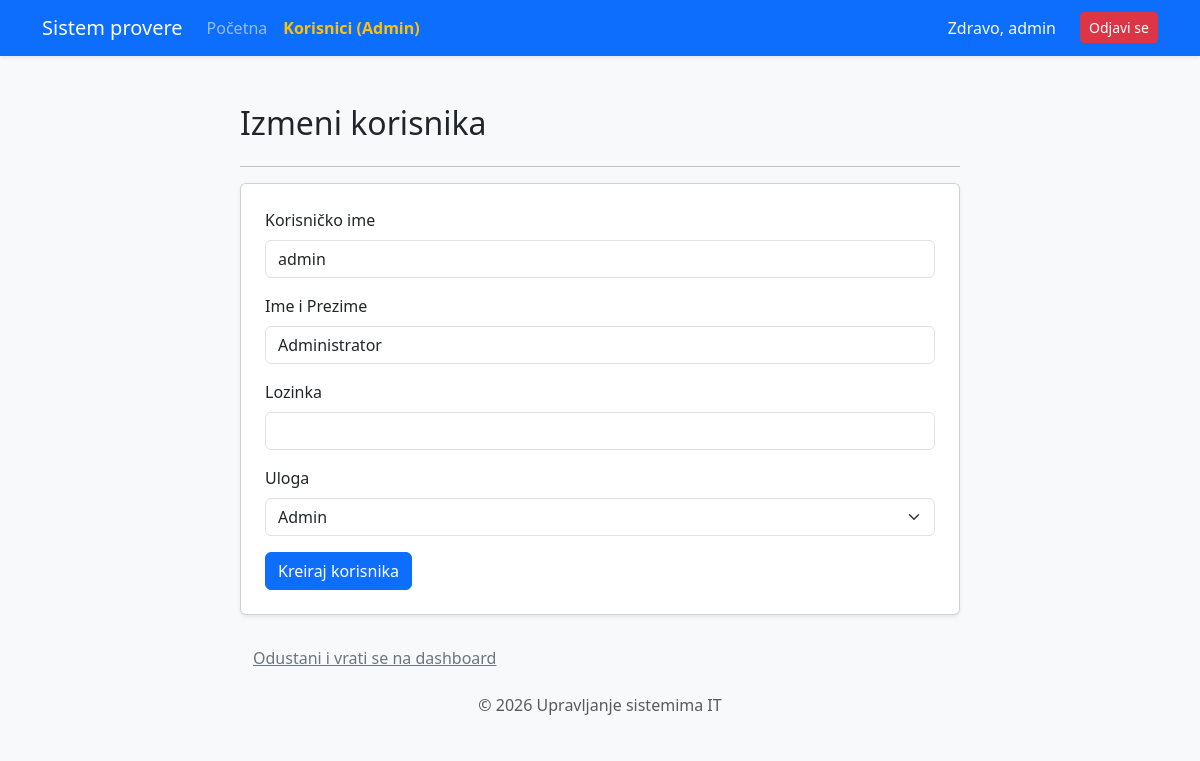
The app's page /edit_user/1 (signed in), older data.
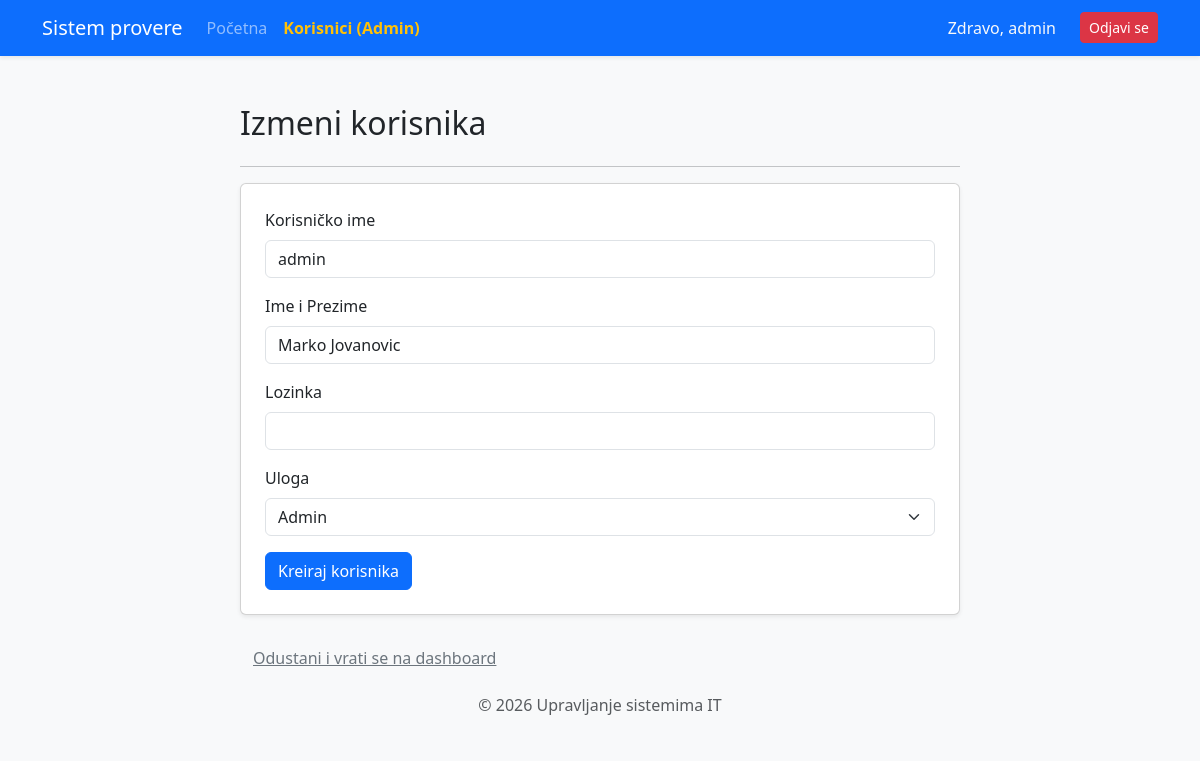
The same page, newer data.
### alchemy_classes.py (models this page shows)
class User(db.Model, UserMixin):
    __tablename__ = "user"
    id: Mapped[int] = mapped_column(Integer, primary_key=True)
    username: Mapped[str] = mapped_column(String(20), unique=True, nullable=False)
    password: Mapped[str] = mapped_column(String(100), nullable=False)
    ime_prezime: Mapped[str] = mapped_column(String(100), nullable=True)
    uloga: Mapped[str] = mapped_column(String(10), default="user")
    zaduzeni_statusi: Mapped[list["StatusResursa"]] = relationship("StatusResursa", back_populates="korisnik")

### main.py (the view, shortened to what this page needs)
@app.route('/edit_user/<int:user_id>', methods=['GET', 'POST'])
@login_required
def edit_user(user_id):
    korisnik = db.get_or_404(User, user_id)
    form = AddUserForm(obj=korisnik)
    return render_template("add_ad.html", form=form, title="Izmeni korisnika")

### custom_forms.py
class AddUserForm(FlaskForm):
    username = StringField("Korisničko ime", validators=[DataRequired()])
    ime_prezime = StringField("Ime i Prezime", validators=[DataRequired()])
    password = PasswordField("Lozinka", validators=[DataRequired()])
    uloga = SelectField("Uloga", choices=[('radnik', 'Radnik'), ('admin', 'Admin'), ('serviser', 'Serviser'),('direktor', 'Direktor')])
    submit = SubmitField("Kreiraj korisnika")

### main.py (called while the page is built)
@login_manager.user_loader
def load_user(user_id):
    return db.get_or_404(User, user_id)

### templates/add_ad.html (shortened to what this page needs)
{% extends "base.html" %}
{% from "bootstrap5/form.html" import render_form %}
{% block content %}
<div class="container mt-5">
    <div class="row">
        <div class="col-md-8 offset-md-2">
            <h2 class="mb-4">{{ title }}</h2>
            <hr>
            <div class="card shadow-sm p-4">
                {{ render_form(form) }}
            </div>
            <div class="mt-4">
                <a href="{{ url_for('home') }}" class="btn btn-link text-secondary">
                     Odustani i vrati se na dashboard
                </a>
            </div>
        </div>
    </div>
</div>
{% endblock %}

### templates/base.html (shortened to what this page needs)
<!DOCTYPE html>
<html lang="sr">
<head>
    {{ bootstrap.load_css() }}
</head>
<body>
    <nav class="navbar navbar-expand-lg navbar-dark bg-primary shadow-sm">
        <div class="container">
            <a class="navbar-brand" href="{{ url_for('home') }}"> Sistem provere</a>
            <div class="collapse navbar-collapse" id="navbarNav">
                <ul class="navbar-nav me-auto">
                    <li class="nav-item">
                        <a class="nav-link" href="{{ url_for('home') }}">Početna</a>
                    </li>
                    {% if current_user.is_authenticated and current_user.uloga == 'admin' %}
                    <li class="nav-item">
                        <a class="nav-link fw-bold text-warning" href="{{ url_for('admin_panel') }}"> Korisnici (Admin)</a>
                    </li>
                    {% endif %}
                </ul>
                <ul class="navbar-nav ms-auto">
                    {% if current_user.is_authenticated %}
                        <li class="nav-item">
                            <span class="nav-link text-light">Zdravo, {{ current_user.username }}</span>
                        </li>
                        <li class="nav-item">
                            <a class="btn btn-danger btn-sm ms-lg-3 mt-1" href="{{ url_for('logout') }}">Odjavi se</a>
                        </li>
                    {% else %}
                        <li class="nav-item">
                            <a class="nav-link" href="{{ url_for('login') }}">Prijava</a>
                        </li>
                    {% endif %}
                </ul>
            </div>
        </div>
    </nav>
    <div class="container">
        {% block content %}{% endblock %}
    </div>
    <footer class="footer mt-auto py-3 bg-light text-center">
        <div class="container">
            <span class="text-muted">© 2026 Upravljanje sistemima IT</span>
        </div>
    </footer>
</body>
</html>
</html>

Row changes from the older to the newer data that the page shows:
changed User "admin": ime_prezime "Administrator" → "Marko Jovanovic"
